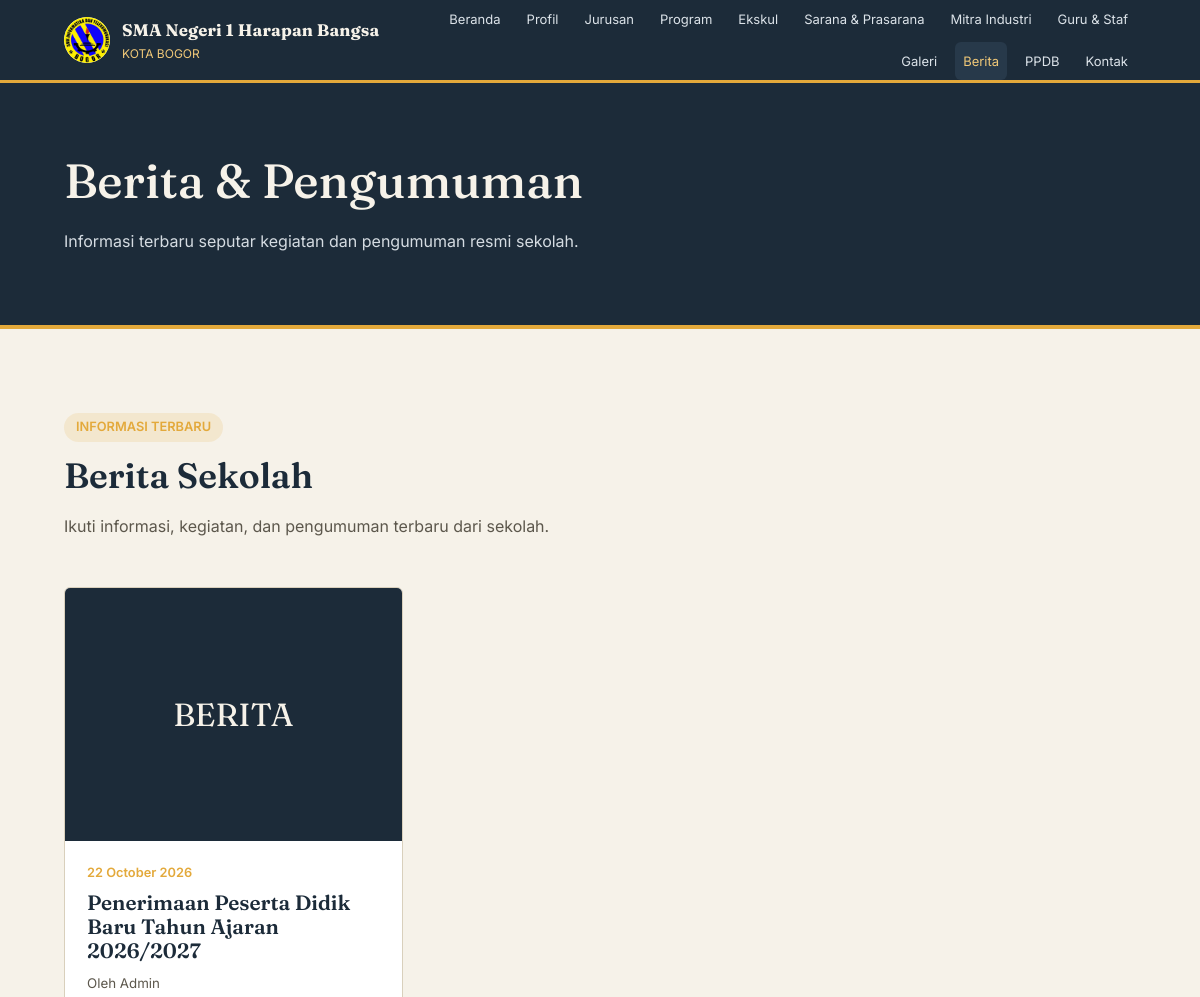
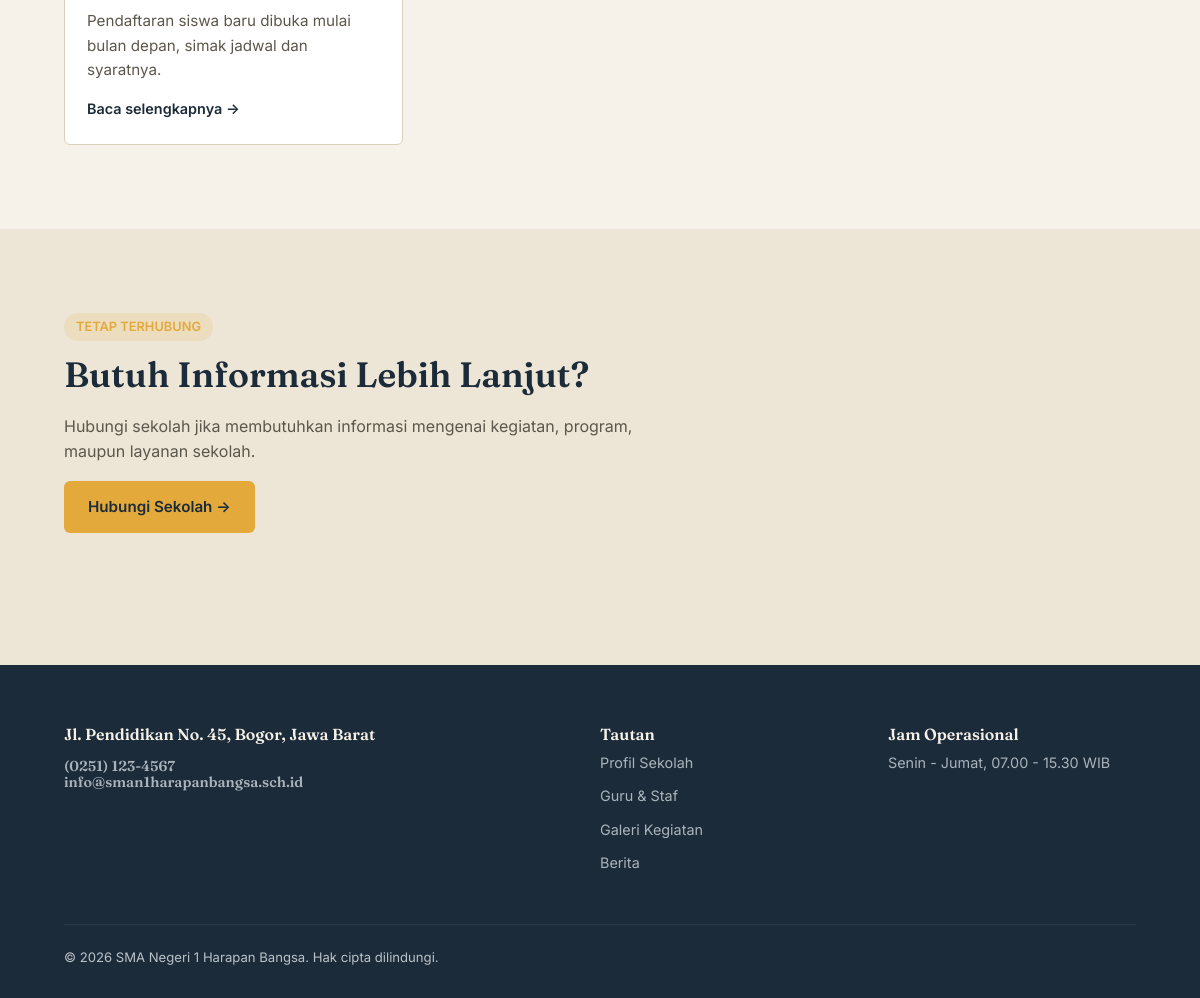
Page /berita.php on the committed database (2 pictures, top to bottom).
### tables this page shows
CREATE TABLE profil_sekolah (
    id INT AUTO_INCREMENT PRIMARY KEY,
    nama_sekolah VARCHAR(150) NOT NULL,
    npsn VARCHAR(50) DEFAULT NULL,
    alamat TEXT,
    telepon VARCHAR(50),
    email VARCHAR(100),
    jam_operasional VARCHAR(150),
    sejarah TEXT,
    visi TEXT,
    misi TEXT,
    logo VARCHAR(255) DEFAULT NULL,
    foto_gedung VARCHAR(255) DEFAULT NULL,
    peta_embed TEXT
);

CREATE TABLE berita (
    id INT AUTO_INCREMENT PRIMARY KEY,
    judul VARCHAR(200) NOT NULL,
    slug VARCHAR(220) NOT NULL UNIQUE,
    ringkasan VARCHAR(255) DEFAULT NULL,
    isi TEXT NOT NULL,
    foto VARCHAR(255) DEFAULT NULL,
    penulis VARCHAR(100) DEFAULT 'Admin',
    tanggal TIMESTAMP DEFAULT CURRENT_TIMESTAMP
);

### berita.php (the view, shortened to what this page needs)
<?php
require_once __DIR__ . '/config/koneksi.php';
$semuaBerita = $koneksi->query("
    SELECT *
    FROM berita
    ORDER BY tanggal DESC, id DESC
")->fetchAll();
?>
<?php require_once __DIR__ . '/includes/header.php'; ?>
<?php require_once __DIR__ . '/includes/navbar.php'; ?>
<section class="header-halaman">
    <div class="container">
        <h1>Berita & Pengumuman</h1>
        <p>Informasi terbaru seputar kegiatan dan pengumuman resmi sekolah.</p>
    </div>
</section>
<section class="bagian">
    <div class="container">
        <div class="judul-bagian">
            <span class="kop">INFORMASI TERBARU</span>
            <h2>Berita Sekolah</h2>
            <p>
                Ikuti informasi, kegiatan, dan pengumuman terbaru
                dari sekolah.
            </p>
        </div>
        <?php if (!empty($semuaBerita)): ?>
            <div class="grid-3">
                <?php foreach ($semuaBerita as $b): ?>
                    <a
                        href="<?= BASE_URL ?>/berita_detail.php?slug=<?= urlencode($b['slug']) ?>"
                        class="kartu"
                    >
                        <?php if (!empty($b['foto'])): ?>
                            <div
                                class="foto"
                                style="background-image:url('<?= BASE_URL ?>/uploads/berita/<?= htmlspecialchars($b['foto']) ?>');"
                            ></div>
                        <?php else: ?>
                            <div
                                class="foto"
                                style="display:flex;align-items:center;justify-content:center;background:var(--papan);color:var(--kertas);font-family:var(--font-judul);font-size:2rem;"
                            >
                                BERITA
                            </div>
                        <?php endif; ?>
                        <div class="isi">
                            <span class="tanggal">
                                <?= date('d F Y', strtotime($b['tanggal'])) ?>
                            </span>
                            <h3>
                                <?= htmlspecialchars($b['judul']) ?>
                            </h3>
                            <?php if (!empty($b['penulis'])): ?>
                                <small style="display:block;margin-bottom:12px;color:var(--teks-muda);">
                                    Oleh <?= htmlspecialchars($b['penulis']) ?>
                                </small>
                            <?php endif; ?>
                            <p>
                                <?= htmlspecialchars(
                                    $b['ringkasan']
                                    ?: mb_strimwidth(
                                        strip_tags($b['isi']),
                                        0,
                                        110,
                                        '...'
                                    )
                                ) ?>
                            </p>
                            <span class="tautan">
                                Baca selengkapnya &rarr;
                            </span>
                        </div>
                    </a>
                <?php endforeach; ?>
            </div>
        <?php endif; ?>
    </div>
</section>
<section class="bagian bagian-kertas-gelap">
    <div class="container">
        <div class="judul-bagian">
            <span class="kop">TETAP TERHUBUNG</span>
            <h2>Butuh Informasi Lebih Lanjut?</h2>
            <p>
                Hubungi sekolah jika membutuhkan informasi mengenai
                kegiatan, program, maupun layanan sekolah.
            </p>
            <a
                href="<?= BASE_URL ?>/kontak.php"
                class="tombol tombol-utama"
            >
                Hubungi Sekolah →
            </a>
        </div>
    </div>
</section>
<?php require_once __DIR__ . '/includes/footer.php'; ?>

### includes/navbar.php (shortened to what this page needs)
<?php
$halamanSaatIni = basename($_SERVER['SCRIPT_NAME']);
function aktifJika($file, $halamanSaatIni)
{
    return $file === $halamanSaatIni ? 'aktif' : '';
}
?>
<header class="navbar">
    <div class="container">
        <a
            href="<?= BASE_URL ?>/index.php"
            class="navbar-brand"
        >
            <span class="lambang">
                <img
                    src="<?= BASE_URL ?>/assets/images/logo-sekolah.png"
                    alt="Logo <?= htmlspecialchars($namaSekolah) ?>"
                >
            </span>
            <span class="teks-brand">
                <strong>
                    <?= htmlspecialchars($namaSekolah) ?>
                </strong>
                <span>
                    KOTA BOGOR
                </span>
            </span>
        </a>
        <nav>
            <ul class="navbar-menu">
                <li>
                    <a
                        class="<?= aktifJika('index.php', $halamanSaatIni) ?>"
                        href="<?= BASE_URL ?>/index.php"
                    >
                        Beranda
                    </a>
                </li>
                <li>
                    <a
                        class="<?= aktifJika('profil.php', $halamanSaatIni) ?>"
                        href="<?= BASE_URL ?>/profil.php"
                    >
                        Profil
                    </a>
                </li>
                <li>
                    <a
                        class="<?= aktifJika('jurusan.php', $halamanSaatIni) ?>"
                        href="<?= BASE_URL ?>/jurusan.php"
                    >
                        Jurusan
                    </a>
                </li>
                <li>
                    <a
                        class="<?= aktifJika('program.php', $halamanSaatIni) ?>"
                        href="<?= BASE_URL ?>/program.php"
                    >
                        Program
                    </a>
                </li>
<li>
    <a
        class="<?= aktifJika('ekskul.php', $halamanSaatIni) ?>"
        href="<?= BASE_URL ?>/ekskul.php"
    >
        Ekskul
    </a>
</li>
<li>
    <a
        class="<?= aktifJika('sarana-prasarana.php', $halamanSaatIni) ?>"
        href="<?= BASE_URL ?>/sarana-prasarana.php"
    >
        Sarana & Prasarana
    </a>
</li>
<li>
    <a
        class="<?= aktifJika('mitra-industri.php', $halamanSaatIni) ?>"
        href="<?= BASE_URL ?>/mitra-industri.php"
    >
        Mitra Industri
    </a>
</li>
                <li>
                    <a
                        class="<?= aktifJika('guru.php', $halamanSaatIni) ?>"
                        href="<?= BASE_URL ?>/guru.php"
                    >
                        Guru & Staf
                    </a>
                </li>
                <li>
                    <a
                        class="<?= aktifJika('galeri.php', $halamanSaatIni) ?>"
                        href="<?= BASE_URL ?>/galeri.php"
                    >
                        Galeri
                    </a>
                </li>
                <li>
                    <a
                        class="<?= aktifJika('berita.php', $halamanSaatIni) ?> <?= aktifJika('berita_detail.php', $halamanSaatIni) ?>"
                        href="<?= BASE_URL ?>/berita.php"
                    >
                        Berita
                    </a>
                </li>
                <li>
                    <a
                        class="<?= aktifJika('ppdb.php', $halamanSaatIni) ?>"
                        href="<?= BASE_URL ?>/ppdb.php"
                    >
                        PPDB
                    </a>
                </li>
                <li>
                    <a
                        class="<?= aktifJika('kontak.php', $halamanSaatIni) ?>"
                        href="<?= BASE_URL ?>/kontak.php"
                    >
                        Kontak
                    </a>
                </li>
            </ul>
        </nav>
    </div>
</header>

### includes/footer.php (shortened to what this page needs)
<footer class="footer">
  <div class="container">
    <div class="grid-footer">
      <div>
        <h4<?php
$namaSekolah = $namaSekolah ?? 'SMK Infokom Kota Bogor';
?>
        <p><?= nl2br(htmlspecialchars($profil['alamat'] ?? '')) ?></p>
        <p>
          <?= htmlspecialchars($profil['telepon'] ?? '') ?><br>
          <?= htmlspecialchars($profil['email'] ?? '') ?>
        </p>
      </div>
      <div>
        <h4>Tautan</h4>
        <ul>
          <li><a href="<?= BASE_URL ?>/profil.php">Profil Sekolah</a></li>
          <li><a href="<?= BASE_URL ?>/guru.php">Guru & Staf</a></li>
          <li><a href="<?= BASE_URL ?>/galeri.php">Galeri Kegiatan</a></li>
          <li><a href="<?= BASE_URL ?>/berita.php">Berita</a></li>
        </ul>
      </div>
      <div>
        <h4>Jam Operasional</h4>
        <p><?= htmlspecialchars($profil['jam_operasional'] ?? '') ?></p>
      </div>
    </div>
    <div class="footer-bawah">
      <span>&copy; <?= date('Y') ?> <?= htmlspecialchars($namaSekolah) ?>. Hak cipta dilindungi.</span>
  </div>
</footer>
</body>
</html>

### rows in the picture
profil_sekolah: nama_sekolah "SMA Negeri 1 Harapan Bangsa", alamat "Jl. Pendidikan No. 45, Bogor, Jawa Barat", telepon "(0251) 123-4567", email "info@sman1harapanbangsa.sch.id", jam_operasional "Senin - Jumat, 07.00 - 15.30 WIB"
berita: shows "BERITA", tanggal "22 October 2026", judul "Penerimaan Peserta Didik Baru Tahun Ajaran 2026/2027", penulis "Admin", ringkasan "Pendaftaran siswa baru dibuka mulai bulan depan, simak jadwal dan syaratnya."

### other values in the picture
$namaSekolah "SMA Negeri 1 Harapan Bangsa"
